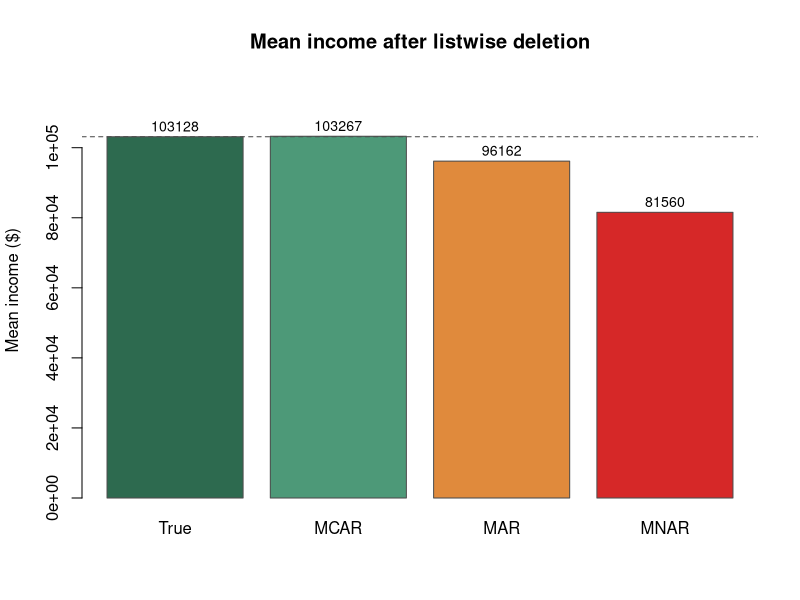
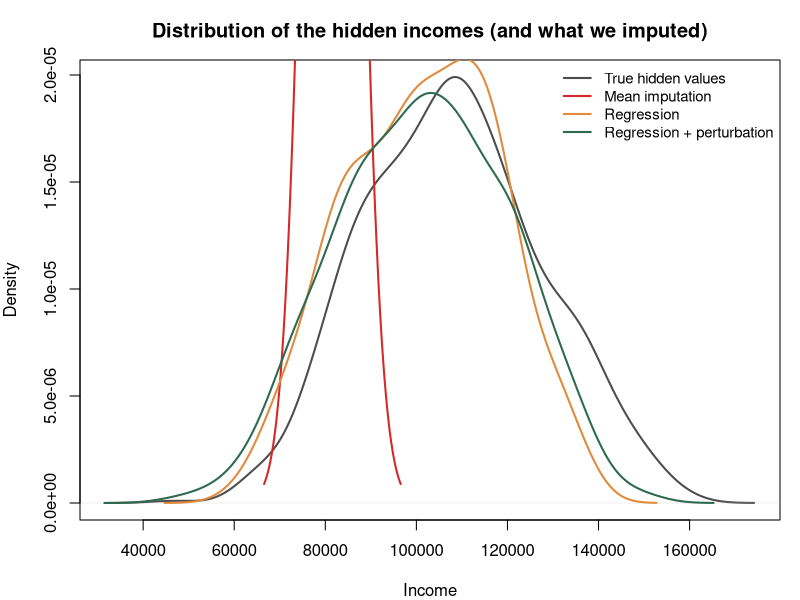

R code for these plots, in order:
## ---- chunk 1
#| label: setup-toy-data
#| echo: true

set.seed(2026)

n <- 1000
age     <- runif(n, 25, 65)
job_yrs <- runif(n, 0, 40)

# True income: depends on age and years of experience
income  <- 20000 + 1500 * age + 800 * job_yrs + rnorm(n, 0, 10000)

dat <- data.frame(age, job_yrs, income)
head(dat)
## ---- chunk 2
#| label: create-missingness
#| echo: true

# MCAR: drop 20% of incomes completely at random
mcar  <- dat
mcar$income[sample(n, 200)] <- NA

# MAR: older people skip more often (missingness depends on age, which we observe)
p_miss_mar <- plogis(-5 + 0.1 * dat$age)
mar <- dat
mar$income[as.logical(rbinom(n, 1, p_miss_mar))] <- NA

# MNAR: high-income people skip more often (missingness depends on income itself)
p_miss_mnar <- plogis(-6 + 0.00008 * dat$income)
mnar <- dat
mnar$income[as.logical(rbinom(n, 1, p_miss_mnar))] <- NA

mean_true <- mean(dat$income)
mean_mcar <- mean(mcar$income, na.rm = TRUE)
mean_mar  <- mean(mar$income,  na.rm = TRUE)
mean_mnar <- mean(mnar$income, na.rm = TRUE)

round(c(True = mean_true, MCAR = mean_mcar, MAR = mean_mar, MNAR = mean_mnar))
## ---- chunk 3
#| label: fig-missingness
#| fig-cap: "Listwise-deletion bias by missingness regime. MCAR is safe; MNAR is the dangerous case."
#| fig-width: 7
#| fig-height: 4
#| echo: false

means <- c(True = mean_true, MCAR = mean_mcar, MAR = mean_mar, MNAR = mean_mnar)
bars <- barplot(means, col = c("#2d6a4f", "#4d9978", "#e08a3c", "#d62828"),
                border = "gray30",
                main = "Mean income after listwise deletion",
                ylab = "Mean income ($)",
                ylim = c(0, max(means) * 1.15))
text(bars, means + max(means) * 0.03, labels = round(means), cex = 0.85)
abline(h = mean_true, col = "gray30", lty = 2)
## ---- chunk 4
#| label: listwise
#| echo: true

# Listwise deletion is just na.omit in R
complete_cases_mnar <- na.omit(mnar)
cat("Original rows:       ", nrow(mnar), "\n")
cat("After listwise drop: ", nrow(complete_cases_mnar), "\n")
cat("Biased mean income:  ", round(mean(complete_cases_mnar$income)), "\n")
## ---- chunk 5
#| label: indicator-approach
#| echo: true

# Start with the MAR dataset
mar_ind <- mar
mar_ind$income_missing <- as.integer(is.na(mar_ind$income))
mar_ind$income[is.na(mar_ind$income)] <- 0

# Without interactions — income coefficient gets contaminated by the zeros
fit_bad <- lm(job_yrs ~ age + income + income_missing, data = mar_ind)

# With interactions — effectively two models
fit_good <- lm(job_yrs ~ age + income + income_missing +
                         income:income_missing + age:income_missing,
               data = mar_ind)

summary(fit_good)$coefficients |> round(4)
## ---- chunk 6
#| label: mean-impute
#| echo: true

mean_impute <- function(x) {
  x[is.na(x)] <- mean(x, na.rm = TRUE)
  x
}

imputed_mean <- mnar
imputed_mean$income <- mean_impute(imputed_mean$income)

cat("True mean income:        ", round(mean_true), "\n")
cat("Mean-imputed mean income:", round(mean(imputed_mean$income)), "\n")
## ---- chunk 7
#| label: regression-impute
#| echo: true

# Fit a model on the complete rows
complete_rows <- mnar[!is.na(mnar$income), ]
missing_rows  <- mnar[is.na(mnar$income),  ]

impute_model <- lm(income ~ age + job_yrs, data = complete_rows)

# Predict for the missing rows
predicted_income <- predict(impute_model, newdata = missing_rows)

imputed_reg <- mnar
imputed_reg$income[is.na(imputed_reg$income)] <- predicted_income

cat("Mean of imputed incomes (regression):", round(mean(predicted_income)), "\n")
cat("Range:",
    round(min(predicted_income)), "to",
    round(max(predicted_income)), "\n")
## ---- chunk 8
#| label: perturb-impute
#| echo: true

# Residual standard error from the imputation model
res_sd <- summary(impute_model)$sigma

set.seed(2026)
perturbed <- predicted_income + rnorm(length(predicted_income), 0, res_sd)

imputed_pert <- mnar
imputed_pert$income[is.na(imputed_pert$income)] <- perturbed

cat("Regression-only SD in imputed values:      ", round(sd(predicted_income)), "\n")
cat("Regression+perturbation SD in imputed vals:", round(sd(perturbed)), "\n")
cat("Full dataset SD (true):                    ", round(sd(dat$income)), "\n")
## ---- chunk 9
#| label: fig-impute-compare
#| fig-cap: "Three imputation strategies compared against the true distribution. Mean imputation collapses to a spike; regression collapses to a narrow band; perturbation restores the spread."
#| fig-width: 8
#| fig-height: 4
#| echo: false

par(mfrow = c(1, 1), mar = c(4, 4, 3, 1))

missing_idx <- is.na(mnar$income)
true_missing_values <- dat$income[missing_idx]

plot(density(true_missing_values, bw = 5000), lwd = 2, col = "gray30",
     main = "Distribution of the hidden incomes (and what we imputed)",
     xlab = "Income")
lines(density(rep(mean(complete_rows$income), sum(missing_idx)), bw = 5000),
      lwd = 2, col = "#d62828")
lines(density(predicted_income, bw = 5000),
      lwd = 2, col = "#e08a3c")
lines(density(perturbed, bw = 5000),
      lwd = 2, col = "#2d6a4f")
legend("topright",
       legend = c("True hidden values",
                  "Mean imputation",
                  "Regression",
                  "Regression + perturbation"),
       col = c("gray30", "#d62828", "#e08a3c", "#2d6a4f"),
       lwd = 2, bty = "n", cex = 0.9)
